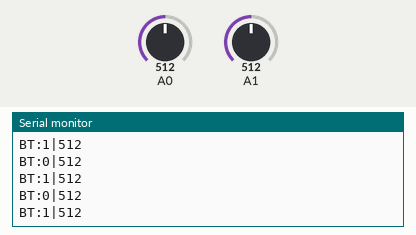
Simulated run of this sketch. Board: Arduino Uno, built with avr-gcc and run on an emulated ATmega328P. Parts: the last lines printed to the serial monitor. The inputs (shaded band) are chosen by the test bench; at power-on: A0 = 512, A1 = 512.

Above: at 1.2 s.
1.3 s: A0 set to 987
At 2.2 s:
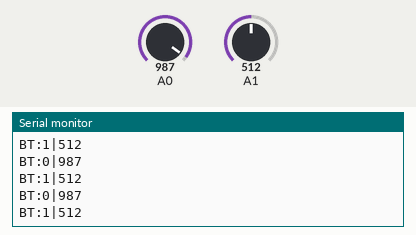
2.8 s: A0 set to 1014
At 3.4 s:
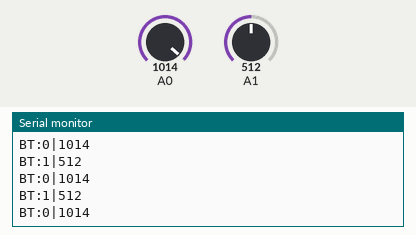
5.8 s: A1 set to 108
At 6.5 s:
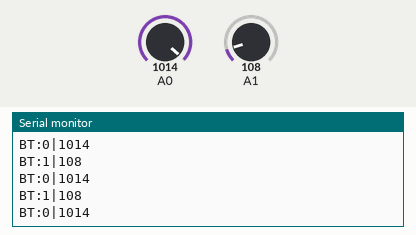
7.3 s: A1 set to 90
At 8.3 s:
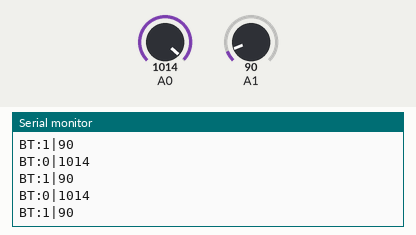
Timing chart, 0 to 9.8 s (numbered marks = the images above; inputs shaded):
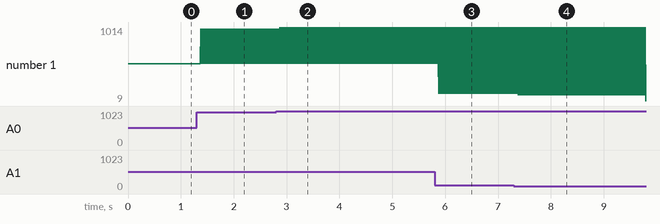

The sketch:

GravityCenterSensor.ino
```cpp
/*
 Name:		GravityCenterSensor.ino
 Created:	2023/4/19 上午 11:15:41
 Author:	wei_an
*/

//https://www.youtube.com/watch?v=_RUZtsQzSLY&list=PL_i0cTCK_y-j5rLACIJ1QtrNvCDZPHAZT&index=8

/// <summary>
///
/// </summary>
const int SerialPort = 9600;
/// <summary>
/// 按鈕腳位
/// </summary>
const int ButtonPin[] = { 0,1 };

/// <summary>
/// 按鈕腳位陣列長度
/// </summary>
int ButtonPinArrayLength;

// the setup function runs once when you press reset or power the board
void setup() {
	ButtonPinArrayLength = sizeof(ButtonPin) / sizeof(ButtonPin[0]);

	Serial.begin(SerialPort);
}

// the loop function runs over and over again until power down or reset
void loop() {
	for (int a = 0;a < ButtonPinArrayLength;a++)
	{
		//Serial.println("Read : " +String( ButtonPin[a]));
		Serial.println("BT:" + String(a) + "|" + String(analogRead(ButtonPin[a])));
	}
}
```

Measured:
- after the input at 1.3 s, the serial monitor: prints a new line after 0.07 s (image 1)
- after the input at 2.8 s, the serial monitor: prints a new line after 0.07 s (image 2)
- after the input at 5.8 s, the serial monitor: prints a new line after 0.07 s (image 3)
- after the input at 7.3 s, the serial monitor: prints a new line after 0.08 s (image 4)
- plotted number 1: 512 → 1014 after the input at 2.8 s, 1014 → 108 after the input at 5.8 s, 108 → 9 after the input at 7.3 s
